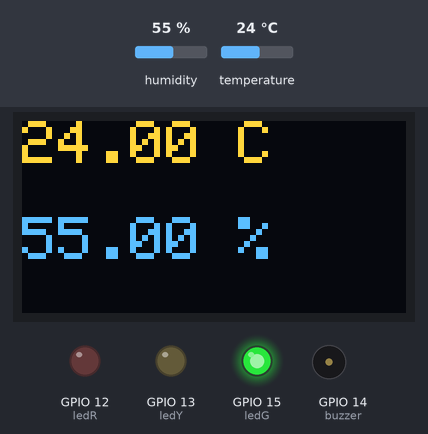
The sketch below on a simulated ESP8266 (NodeMCU). On the bench: 128×64 one-colour display, output pins drawn as LEDs (lit = HIGH), buzzer (waves = sounding, pin HIGH). The inputs (shaded band) are chosen by the test bench; at power-on: temperature 24 °C, humidity 55 %. The OLED is the two-colour kind (top 16 rows yellow); WiFi joins after 1.5 s; servers stay silent unless stated; no MQTT or app messages arrive unless stated; what the sketch prints to the serial monitor is not drawn.

Above: at 2.7 s.
2.8 s: temperature set to 25.1 °C
At 6.2 s:
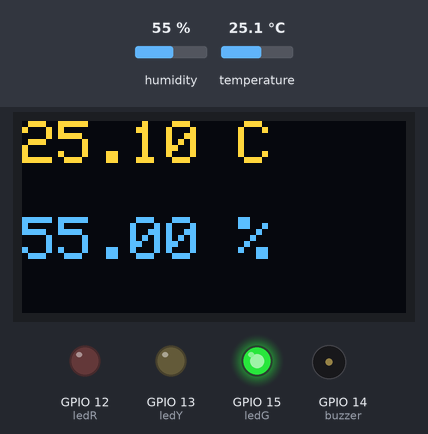
7.8 s: temperature set to 26.4 °C
At 10.4 s:
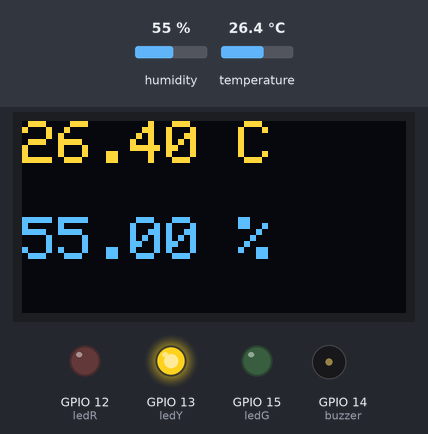
12.8 s: temperature set to 29.2 °C
At 14.6 s:
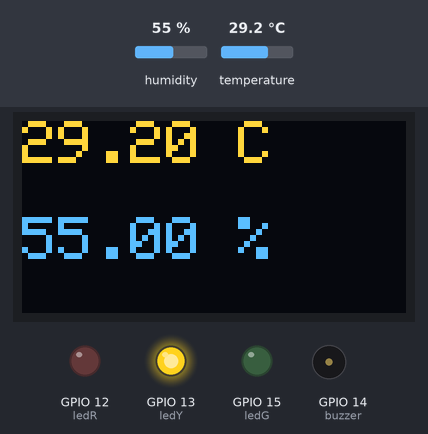
17.8 s: temperature set to 30.4 °C
At 22.9 s:
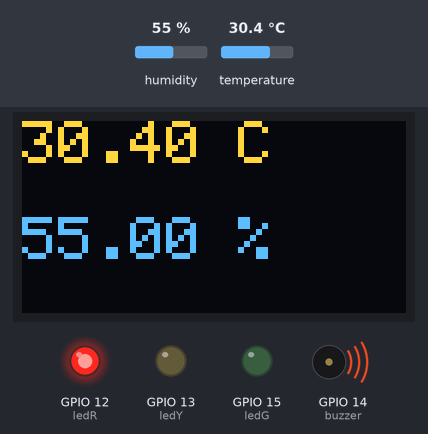
23.2 s: humidity set to 22 %
At 27.2 s:
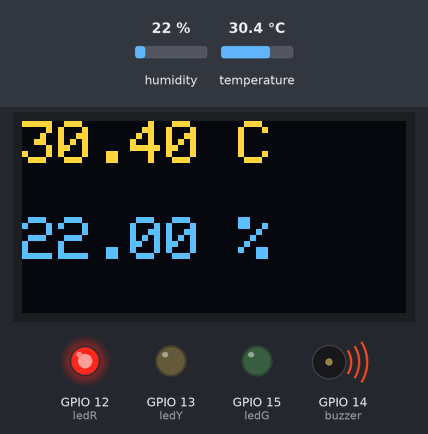
Timing chart, 0 to 28.7 s (numbered marks = the images above; inputs shaded):
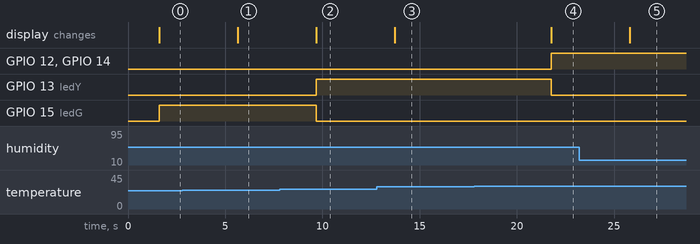

The sketch:

dht11_led_buzzer_OLED_mqtt.ino
```cpp
/*---------------------KRENOVATOR---------------------
  TEMPERATURE and HUMIDITY SENSOR + LED + BUZZER + OLED
  display + MQTT Adafruit

  Demonstrates the DHT11 or DHT22 to know its function
  and how to code it with the trigger of LED and
  buzzer. The temperature and humidity will display
  in OLED LCD display with the connection to the
  Adafruit MQTT. Making it as an IoT

  Get the code at github
  https://github.com/MZulsyahmi/dht11.git

  by M.Zulsyahmi @krenovator
  October 2018
 */

#include "DHT.h"
#include <SPI.h>
#include <Wire.h>
#include <Adafruit_GFX.h>
#include <Adafruit_SSD1306.h>

#define DHTPIN 0
#define DHTTYPE DHT22
#define buzzer 14
#define OLED_RESET LED_BUILTIN
Adafruit_SSD1306 display(OLED_RESET);

DHT dht(DHTPIN,DHTTYPE);

int ledG = 15;
int ledY = 13;
int ledR = 12;

#include <ESP8266WiFi.h>
#include "Adafruit_MQTT.h"
#include "Adafruit_MQTT_Client.h"

#if (SSD1306_LCDHEIGHT != 64)   //to declare the pixel of OLED
#error("Height incorrect, please fix Adafruit_SSD1306.h!");   //if got an error, the codes need to be changed
#endif

/************************* WiFi Access Point *********************************/

#define WLAN_SSID       "Your Wifi Name"      //enter your home or office wifi name
#define WLAN_PASS       "Your Wifi Password"  //The password


/************************* Adafruit.io Setup *********************************/

#define AIO_SERVER      "io.adafruit.com"
#define AIO_SERVERPORT  1883                   // use 8883 for SSL
#define AIO_USERNAME    "Adafruit Username"
#define AIO_KEY         "The AIO Keys"

/************ Global State (you don't need to change this!) ******************/

// Create an ESP8266 WiFiClient class to connect to the MQTT server.
WiFiClient client;
// or... use WiFiFlientSecure for SSL
//WiFiClientSecure client;

// Setup the MQTT client class by passing in the WiFi client and MQTT server and login details.
Adafruit_MQTT_Client mqtt(&client, AIO_SERVER, AIO_SERVERPORT, AIO_USERNAME, AIO_KEY);

/****************************** Feeds ***************************************/

// Setup a feed called 'photocell' for publishing.
// Notice MQTT paths for AIO follow the form: <username>/feeds/<feedname>
Adafruit_MQTT_Publish Temperature = Adafruit_MQTT_Publish(&mqtt, AIO_USERNAME "/feeds/temperature");
Adafruit_MQTT_Publish Humidity = Adafruit_MQTT_Publish(&mqtt, AIO_USERNAME "/feeds/humidity");

// Setup a feed called 'onoff' for subscribing to changes.
//Adafruit_MQTT_Subscribe onoffbutton = Adafruit_MQTT_Subscribe(&mqtt, AIO_USERNAME "/feeds/onoff");

/*************************** Sketch Code ************************************/

// Bug workaround for Arduino 1.6.6, it seems to need a function declaration
// for some reason (only affects ESP8266, likely an arduino-builder bug).
void MQTT_connect();

void setup() {
  Serial.println("Device Started");
  Serial.println("-----------------------------");
  Serial.println("Running DHT!");
  Serial.println("-----------------------------");

  display.clearDisplay();

  Serial.begin(115200);

  display.begin(SSD1306_SWITCHCAPVCC, 0x3C);  // initialize with the I2C addr 0x3D (for the 128x64)

  pinMode(ledR,OUTPUT);
  pinMode(ledY,OUTPUT);
  pinMode(ledG,OUTPUT);
  pinMode(buzzer,OUTPUT);

  // Clear the buffer.
  display.clearDisplay();

  Serial.println(F("Adafruit MQTT demo"));

  // Connect to WiFi access point.
  Serial.println(); Serial.println();
  Serial.print("Connecting to ");
  Serial.println(WLAN_SSID);

  WiFi.begin(WLAN_SSID, WLAN_PASS);
  while (WiFi.status() != WL_CONNECTED) {
    delay(500);
    Serial.print(".");
  }
  Serial.println();

  Serial.println("WiFi connected");
  Serial.println("IP address: "); Serial.println(WiFi.localIP());

  // Setup MQTT subscription for onoff feed.
  //mqtt.subscribe(&onoffbutton);
}

uint32_t x=0;

void loop() {
  // Ensure the connection to the MQTT server is alive (this will make the first
  // connection and automatically reconnect when disconnected).  See the MQTT_connect
  // function definition further below.
  MQTT_connect();

  // this is our 'wait for incoming subscription packets' busy subloop
  // try to spend your time here

  // Now we can publish stuff!
  Serial.print(F("\nSending photocell val "));
  Serial.print(x);
  Serial.print("...");

//---------------------------------------------------------------------------

  float h = dht.readHumidity();
  float t = dht.readTemperature();

  Serial.print("Temperature: ");
  Serial.print(t);
  Serial.print("  Humidity: ");
  Serial.println(h);

  display.setTextColor(WHITE);
  display.setCursor(0, 0);
  display.setTextSize(2);
  display.print(t);
  display.print(" C");

  display.setTextColor(WHITE);
  display.setCursor(0, 32);
  display.setTextSize(2);
  display.print(h);
  display.print(" %");
  display.display();

  if(t>=24 && t<26){
    digitalWrite(ledG,HIGH);
    digitalWrite(ledY,LOW);
    digitalWrite(ledR,LOW);
    digitalWrite(buzzer,LOW);
  }

  else if(t>=26 && t<30){
    digitalWrite(ledG,LOW);
    digitalWrite(ledY,HIGH);
    digitalWrite(ledR,LOW);
    digitalWrite(buzzer,LOW);
  }

  else if(t>=30){
    digitalWrite(ledG,LOW);
    digitalWrite(ledY,LOW);
    digitalWrite(ledR,HIGH);
    digitalWrite(buzzer,HIGH);
  }

//---------------------------------------------------------------------------

  if (!Humidity.publish(h)) {
    Serial.println(F("Failed"));
  }
  if (!Temperature.publish(t)){
    Serial.println(F("Failed"));
  }
  else {
    Serial.println(F("OK!"));
  }

  delay(4000);
  display.clearDisplay();

  // ping the server to keep the mqtt connection alive
  // NOT required if you are publishing once every KEEPALIVE seconds
  /*
  if(! mqtt.ping()) {
    mqtt.disconnect();
  }
  */
}

void MQTT_connect() {
  int8_t ret;

  // Stop if already connected.
  if (mqtt.connected()) {
    return;
  }

  Serial.print("Connecting to MQTT... ");

  uint8_t retries = 3;
  while ((ret = mqtt.connect()) != 0) { // connect will return 0 for connected
       Serial.println(mqtt.connectErrorString(ret));
       Serial.println("Retrying MQTT connection in 5 seconds...");
       mqtt.disconnect();
       delay(5000);  // wait 5 seconds
       retries--;
       if (retries == 0) {
         // basically die and wait for WDT to reset me
         while (1);
       }
  }
  Serial.println("MQTT Connected!");
}
```

Measured:
- the behaviour switches between 25.9 and 26 °C on temperature (found by bisection; images 1 and 2)
- the behaviour switches between 29.9 and 30 °C on temperature (found by bisection; images 3 and 4)
- after the input at 2.8 s, the display: changes after 2.8 s (image 1)
- after the input at 7.8 s, GPIO 13 (ledY): LOW → HIGH after 1.9 s; GPIO 15 (ledG): HIGH → LOW after 1.9 s; the display: changes after 1.9 s (image 2)
- after the input at 12.8 s, the display: changes after 0.91 s (image 3)
- after the input at 17.8 s, GPIO 12 (ledR), GPIO 14 (buzzer): LOW → HIGH after 4.0 s; GPIO 13 (ledY): HIGH → LOW after 4.0 s; the display: changes after 4.0 s (image 4)
- after the input at 23.2 s, the display: changes after 2.6 s (image 5)
